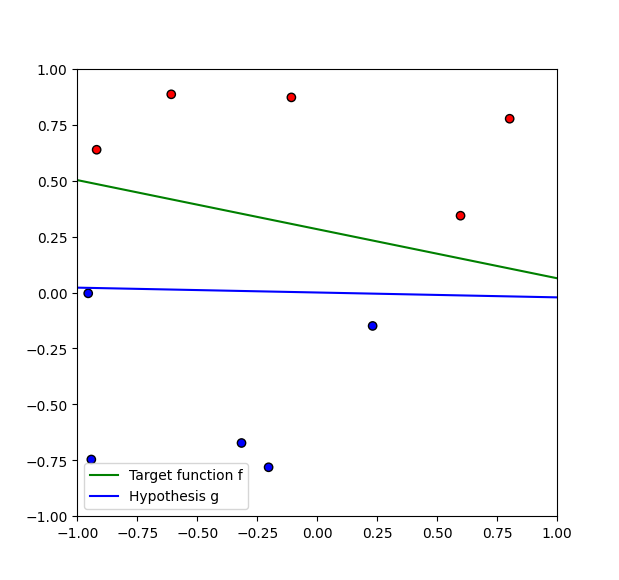

Recreate this plot in Python.
import numpy as np
import matplotlib.pyplot as plt

# Função dois pontos aleatórios e a reta target f
def generate_target_function():
    points = np.random.uniform(-1, 1, (2, 2))
    x1, y1 = points[0]
    x2, y2 = points[1]
    slope = (y2 - y1) / (x2 - x1)
    intercept = y1 - slope * x1
    return slope, intercept

# Função calcular o valor de f(x)
def f(x, slope, intercept):
    return np.sign(x[1] - (slope * x[0] + intercept))

# Função N pontos de treinamento e rótulos
def generate_training_data(N, slope, intercept):
    X = np.random.uniform(-1, 1, (N, 2))
    y = np.array([f(x, slope, intercept) for x in X])
    return X, y

# Algoritmo de Aprendizagem Perceptron (PLA)
def pla(X, y):
    w = np.zeros(3)
    iterations = 0
    X_bias = np.c_[np.ones(X.shape[0]), X]
    while True:
        predictions = np.sign(np.dot(X_bias, w))
        misclassified = np.where(predictions != y)[0]
        if len(misclassified) == 0:
            break
        i = np.random.choice(misclassified)
        w += y[i] * X_bias[i]
        iterations += 1
    return w, iterations

# Função calculo divergência entre f e g
def calculate_disagreement(w, slope, intercept):
    test_points = np.random.uniform(-1, 1, (10000, 2))
    f_labels = np.array([f(x, slope, intercept) for x in test_points])
    g_labels = np.sign(np.dot(np.c_[np.ones(test_points.shape[0]), test_points], w))
    disagreement = np.mean(f_labels != g_labels)
    return disagreement

# Parâmetros
N = 10
num_experiments = 1000
iterations_list = []
disagreement_list = []

# Executar
for _ in range(num_experiments):
    slope, intercept = generate_target_function()
    X, y = generate_training_data(N, slope, intercept)
    w, iterations = pla(X, y)
    disagreement = calculate_disagreement(w, slope, intercept)
    iterations_list.append(iterations)
    disagreement_list.append(disagreement)

# Resultados
average_iterations = np.mean(iterations_list)
average_disagreement = np.mean(disagreement_list)

print(f"Média de iterações para convergir: {average_iterations}")
print(f"Média de divergência P[f(x) ≠ g(x)]: {average_disagreement}")

# Plotar um exemplo
slope, intercept = generate_target_function()
X, y = generate_training_data(N, slope, intercept)
w, iterations = pla(X, y)

# Plot pontos e das retas
plt.figure(figsize=(8, 8))
plt.scatter(X[:, 0], X[:, 1], c=y, cmap='bwr', edgecolors='k')
x_vals = np.linspace(-1, 1, 100)
target_line = slope * x_vals + intercept
pla_line = -(w[1] / w[2]) * x_vals - (w[0] / w[2])
plt.plot(x_vals, target_line, 'g-', label='Target function f')
plt.plot(x_vals, pla_line, 'b-', label='Hypothesis g')
plt.xlim([-1, 1])
plt.ylim([-1, 1])
plt.legend()
plt.show()
